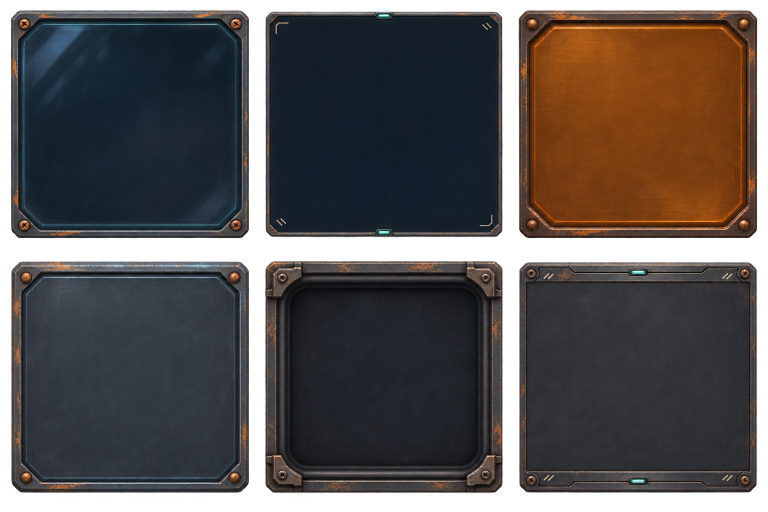
#> input picture godot/assets/ui/orbital-ui-surfaces.png, 1536 x 1024 px (shown at 1/2 size); its folder holds 4 pictures in this run
$ python make_ui_skin.py
#> lines starting #> are read from the running program, lines starting #| are printed output that depends on the picture
"""Cut the painted UI surfaces into nine-patch skins at three scales.

Godot's StyleBoxTexture draws its borders at source size, so a 512 px cell with
an 84 px rim cannot skin a 58 px key directly. This writes pre-scaled copies:
  lg (panels), sm (keys), xs (chips and small sockets).
Run: python3 godot/tools/make_ui_skin.py
"""
from pathlib import Path
from PIL import Image

ROOT = Path(__file__).resolve().parents[1] / "assets" / "ui"
OUT = ROOT / "skin"
SCALES = {"lg": 0.45, "sm": 0.2, "xs": 0.13}
# name: (atlas, column, row, columns, rows)
CELLS = {
    "glass": ("orbital-ui-surfaces", 0, 0, 3, 2),
    "strip": ("orbital-ui-surfaces", 1, 0, 3, 2),
    "amber": ("orbital-ui-surfaces", 2, 0, 3, 2),
    "graphite": ("orbital-ui-surfaces", 0, 1, 3, 2),
    "socket": ("orbital-ui-surfaces", 1, 1, 3, 2),
    "rail": ("orbital-ui-surfaces", 2, 1, 3, 2),
    "paper": ("orbital-ui-kit", 0, 0, 2, 1),
    "screen": ("orbital-ui-kit", 1, 0, 2, 1),
}

OUT.mkdir(exist_ok=True)
for name, (atlas, cx, cy, cols, rows) in CELLS.items():
    im = Image.open(ROOT / f"{atlas}.png").convert("RGBA")
#> im is the input picture: PIL image 1536x1024 RGBA; mean R, G, B, A 58.1, 52.3, 50.7, 208.4
    w, h = im.size[0] // cols, im.size[1] // rows
#> w = 512; h = 512
    cell = im.crop((cx * w, cy * h, (cx + 1) * w, (cy + 1) * h))
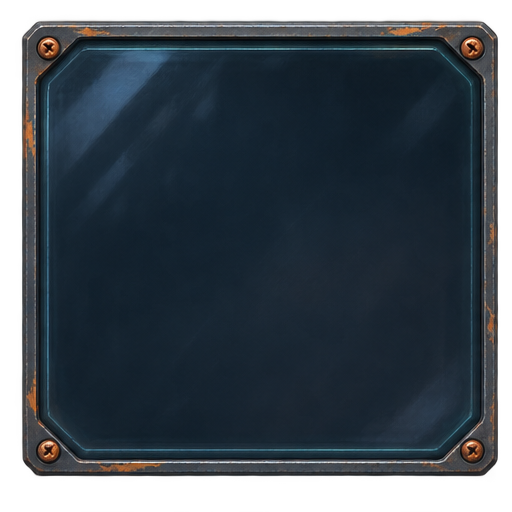
#> cell: PIL image 512x512 RGBA; mean R, G, B, A 40.3, 50, 58.8, 207.7; transparent parts drawn white
    for tag, s in SCALES.items():
        cell.resize((round(w * s), round(h * s)), Image.LANCZOS).save(OUT / f"{name}_{tag}.png")
        print(name, tag, round(w * s), round(h * s))
#> this loop made 3 passes
#> pass 1, `cell.resize((round(w * s), round(h * s)), Image.LANCZOS).save(OUT / f"..`:
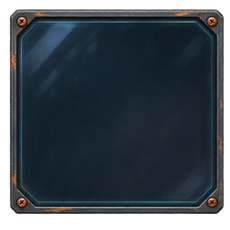
#> saved as glass_lg.png: PIL image 230x230 RGBA; mean R, G, B, A 27.5, 37.3, 45.6, 207.7; transparent parts drawn white
#> pass 2, `cell.resize((round(w * s), round(h * s)), Image.LANCZOS).save(OUT / f"..`:
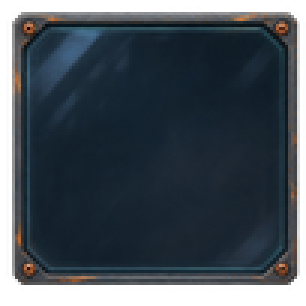
#> saved as glass_sm.png: PIL image 102x102 RGBA (shown 3 times larger); mean R, G, B, A 29.8, 39.4, 47.8, 207.7; transparent parts drawn white
